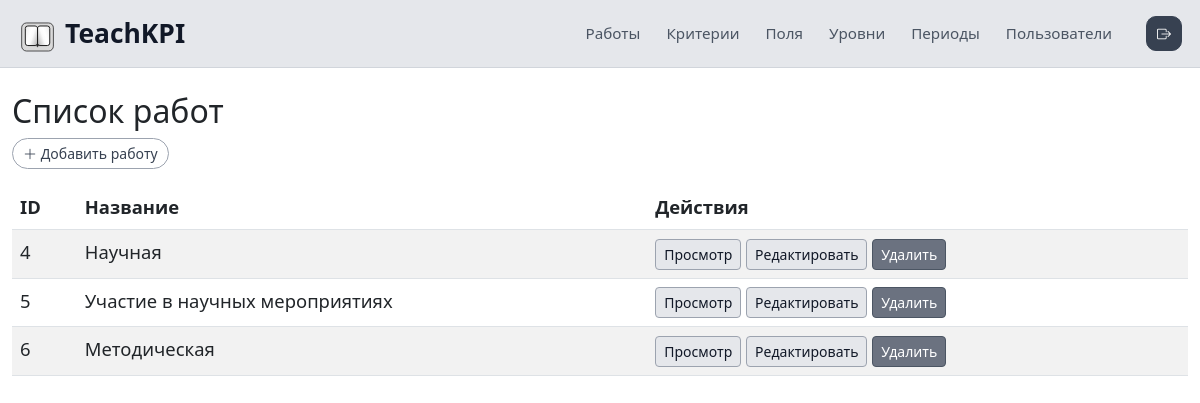
Screenshot of /dashboard/works/ (signed in) with the database file from the repository.
### main/models.py (models this page shows, shortened)
class Work(models.Model):
    id = models.AutoField(primary_key=True, db_column='ID')
    name = models.CharField(max_length=255, unique=True, db_column='Name')
    class Meta:
        db_table = 'Works'

### main/views.py (the view)
# urls.py: path('works/', views.WorkListView.as_view(), name='work_list'),
class WorkListView(AdminRequiredMixin, ListView):
    model = Work
    template_name = 'main/work/work_list.html'
    context_object_name = 'works'

### main/views.py (called while the page is built)
def is_admin(user):
    return user.is_authenticated and user.role == 'admin'

    @method_decorator(user_passes_test(is_admin))
    def dispatch(self, *args, **kwargs):
        return super().dispatch(*args, **kwargs)

### main/templates/main/work/work_list.html
{% extends 'main/base_dashboard.html' %}
{% block content %}
<h2>Список работ</h2>
<a href="{% url 'work_create' %}" class="btn btn-sm btn-icon-outline mb-3">
    <i class="bi bi-plus-lg"></i> Добавить работу
</a>
<table class="table table-striped">
    <thead>
        <tr>
            <th>ID</th>
            <th>Название</th>
            <th>Действия</th>
        </tr>
    </thead>
    <tbody>
        {% for work in works %}
        <tr>
            <td>{{ work.id }}</td>
            <td>{{ work.name }}</td>
            <td>
                <a href="{% url 'work_detail' work.pk %}" class="btn btn-sm btn-info">Просмотр</a>
                <a href="{% url 'work_edit' work.pk %}" class="btn btn-sm btn-warning">Редактировать</a>
                <a href="{% url 'work_delete' work.pk %}" class="btn btn-sm btn-danger">Удалить</a>
            </td>
        </tr>
        {% empty %}
        <tr><td colspan="3">Нет работ</td></tr>
        {% endfor %}
    </tbody>
</table>
{% endblock %}

### main/templates/main/base_dashboard.html (style rules this page uses)
body { font-size: 1.15rem; }
.admin-main .btn-icon-outline { border-radius: 999px; padding-inline: 10px; border-color: #9ca3af; color: #374151; background-color: transparent; }
.admin-main .btn-primary, .admin-main .btn-success, .admin-main .btn-info, .admin-main .btn-warning { background-color: #e5e7eb; border-color: #9ca3af; color: #111827; }
.admin-main .btn-danger { background-color: #6b7280; border-color: #4b5563; color: #ffffff; }

### rows the page displays
Work: id "4", name "Научная"
Work: id "5", name "Участие в научных мероприятиях"
Work: id "6", name "Методическая"
